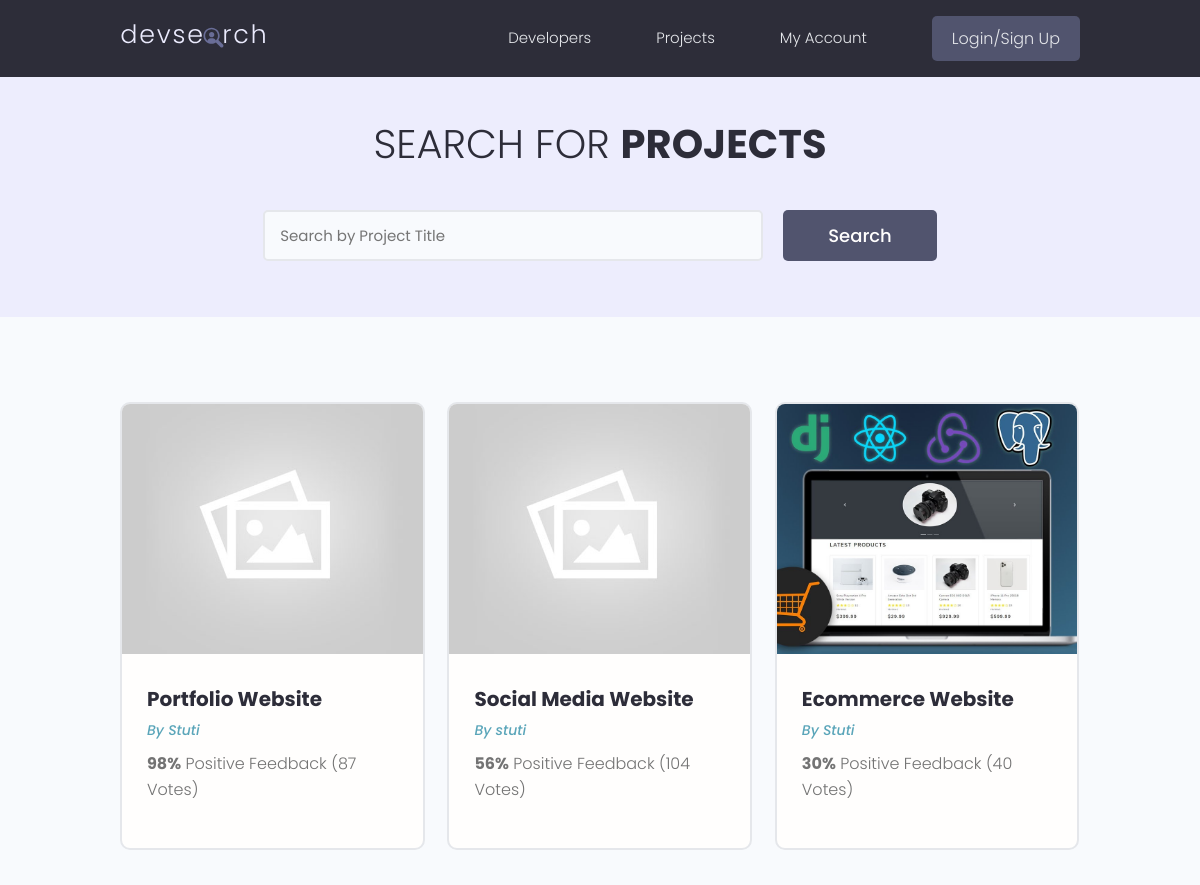
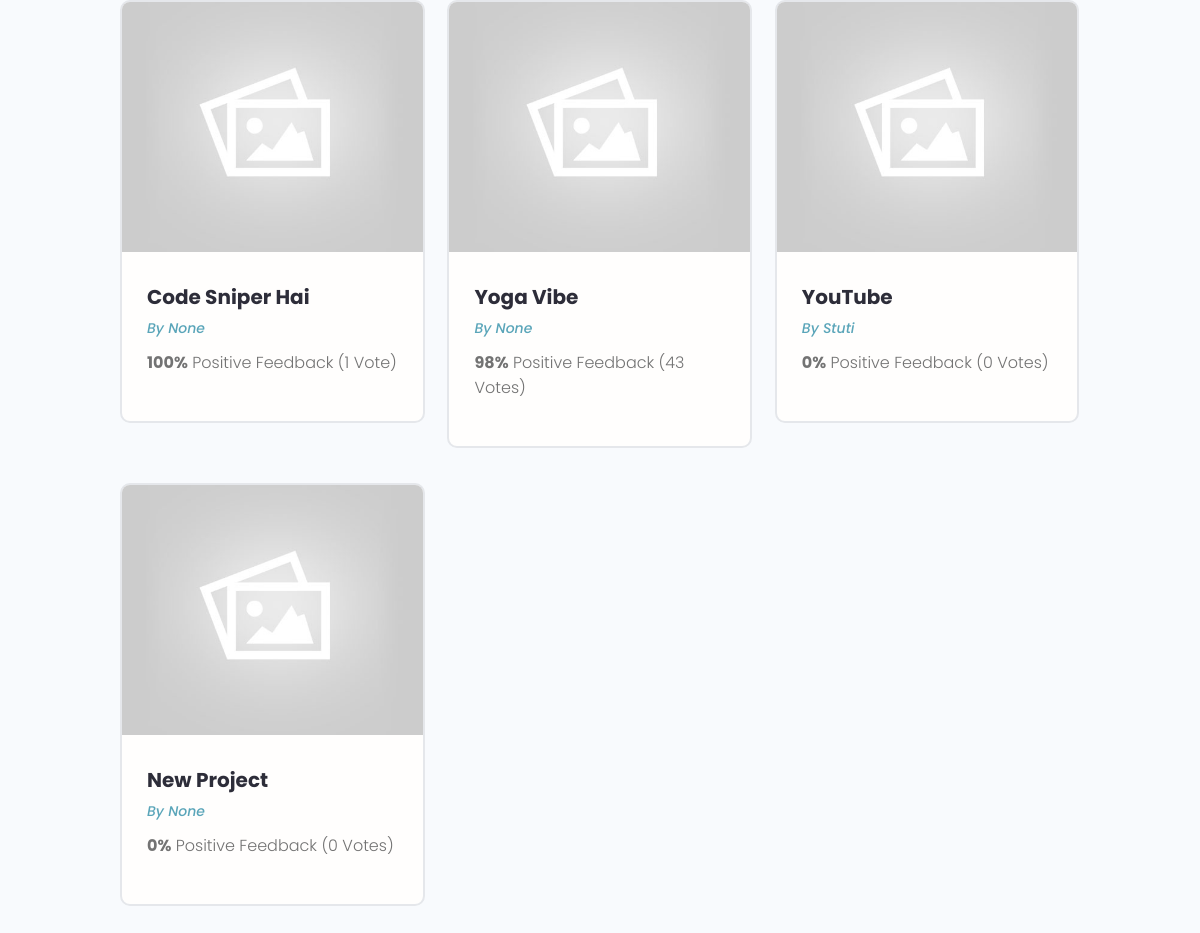
Page /projects on the earlier database version (2 pictures, top to bottom).
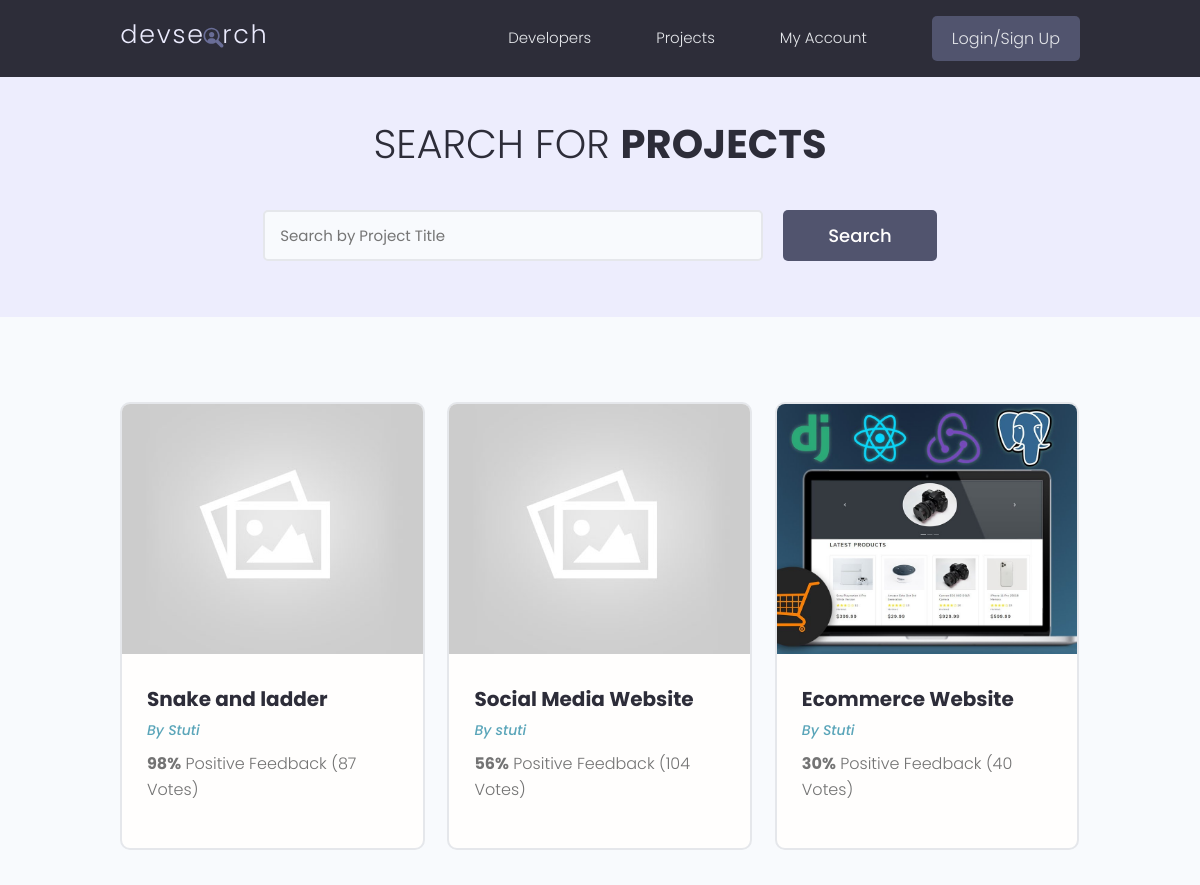
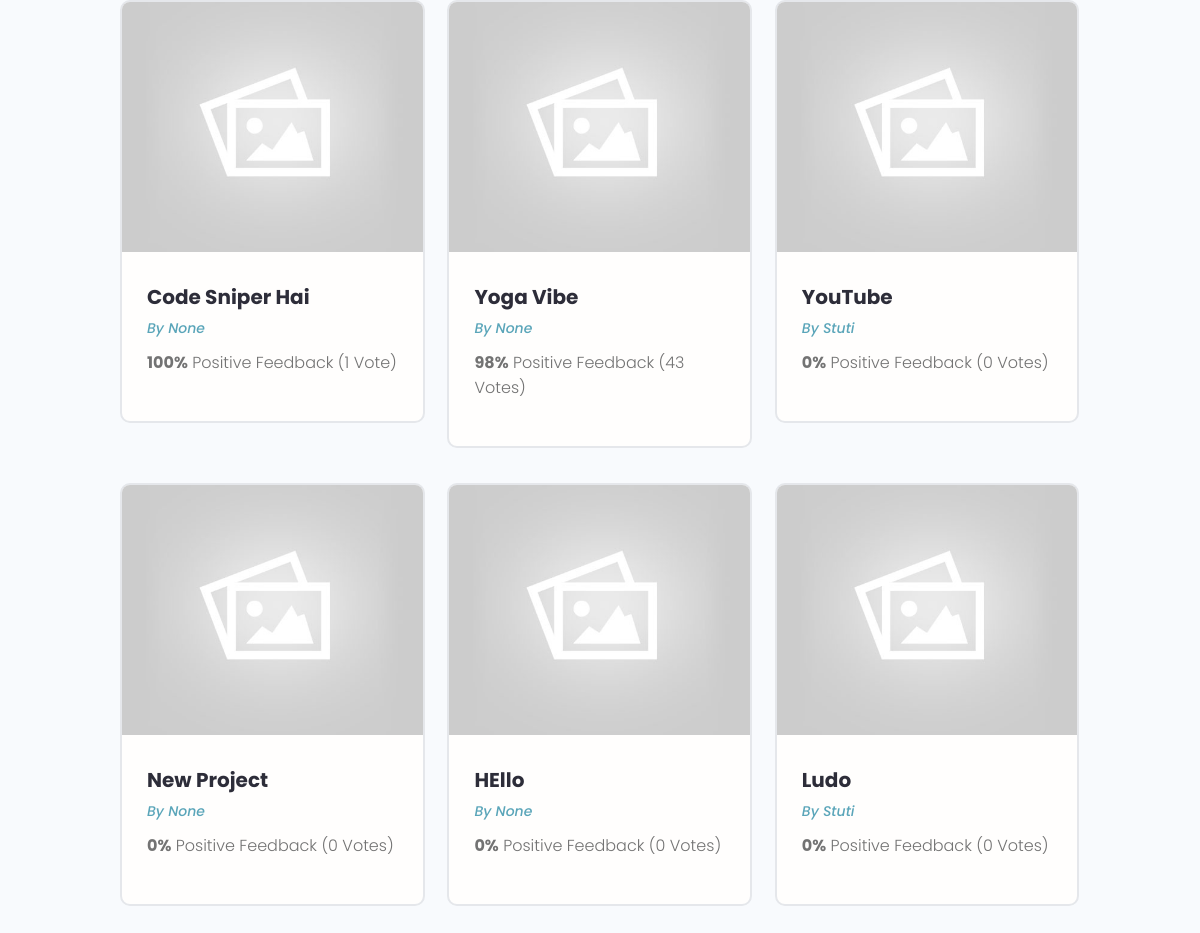
Same page on the later database version (2 pictures, top to bottom).
### projects/models.py (models this page shows, shortened)
class Project(models.Model):
    owner = models.ForeignKey(Profile, on_delete=models.SET_NULL,null=True,blank=True)
    title=models.CharField(max_length=50)
    desc=models.TextField(null=True ,blank=True)
    featured_image = models.ImageField(null=True,blank=True,default = "default.jpg")
    demo_link=models.CharField(max_length=2000,null=True , blank=True)
    source_link=models.CharField(max_length=2000,null=True , blank=True)
    tags = models.ManyToManyField('Tag',blank=True)
    vote_total=models.IntegerField(default= 0,null=True ,blank=True)
    vote_ratio=models.IntegerField(default= 0,null=True ,blank=True)
    id=models.UUIDField(default=uuid.uuid4,unique=True, primary_key=True ,editable=False)

### users/models.py (models this page shows)
class Profile(models.Model):
    users = models.OneToOneField(User, on_delete=models.CASCADE,null=True,blank=True)
    username = models.CharField(max_length=200,blank=True,null=True)
    location = models.CharField(max_length=200,blank=True,null=True)
    name = models.CharField(max_length=200,blank=True,null=True)
    email = models.EmailField(max_length=254,blank=True,null=True)
    short_intro = models.CharField(max_length=200,blank=True,null=True)
    bio = models.CharField(max_length=200,blank=True,null=True)
    profile_image = models.ImageField(null=True, blank = True, upload_to='profiles/', default = 'profiles/user.png')
    social_github = models.CharField(max_length=200,blank=True,null=True)
    social_linkedin = models.CharField(max_length=200,blank=True,null=True)
    social_twitter = models.CharField(max_length=200,blank=True,null=True)
    social_youtube = models.CharField(max_length=200,blank=True,null=True)
    created = models.DateTimeField(auto_now_add=True)
    id=models.UUIDField(default=uuid.uuid4,unique=True, primary_key=True ,editable=False)
    def __str__(self):
        return str(self.username)

### projects/views.py (the view)
# urls.py: path('projects',include('projects.urls')),
def projects(request):
    projects = Project.objects.all()
    allTags = Tag.objects.all()
    context = {'project':projects,'allTags':allTags}
    return render(request,"projects/projectshome.html",context)

### projects/templates/projects/projectshome.html (shortened to what this page needs)
{% extends 'main.html' %} {% block body %}
<main class="projects">
  <section class="hero-section text-center">
    <div class="container container--narrow">
      <div class="hero-section__box">
        <h2>Search for <span>Projects</span></h2>
      </div>
      <div class="hero-section__search">
        <form class="form" action="#" method="get">
          <div class="form__field">
            <input
              class="input input--text"
              id="formInput#search"
              type="text"
              name="text"
              placeholder="Search by Project Title"
            />
          </div>
          <input class="btn btn--sub btn--lg" type="submit" value="Search" />
        </form>
      </div>
    </div>
  </section>
  <section class="projectsList">
    <div class="container">
      <div class="grid grid--three">
        {% for p in project %}
        <div class="column">
          <div class="card project">
            <a href="{% url 'project' p.id %}" class="project">
              <img
                class="project__thumbnail"
                src="{{p.featured_image.url}}"
                alt="project thumbnail"
              />
              <div class="card__body">
                <h3 class="project__title">{{p.title}}</h3>
                <p>
                  <a class="project__author" href="{% url 'project' p.id %}"
                    >By {{p.owner}}</a
                  >
                </p>
                <p class="project--rating">
                  <span style="font-weight: bold">{{p.vote_ratio}}%</span>
                  Positive Feedback ({{p.vote_total}} Vote{{p.vote_total|pluralize:"s"}})
                </p>
              </div>
            </a>
          </div>
        </div>
        {% endfor %}
      </div>
    </div>
  </section>
</main>
{% endblock body %}

Differences in the rows shown:
changed Project: title "Portfolio Website" → "Snake and ladder"
added Project: featured_image (placeholder picture), title "HEllo", owner "None", vote_ratio "0", vote_total "0"
added Project: featured_image (placeholder picture), title "Ludo", owner "Stuti", vote_ratio "0", vote_total "0"
